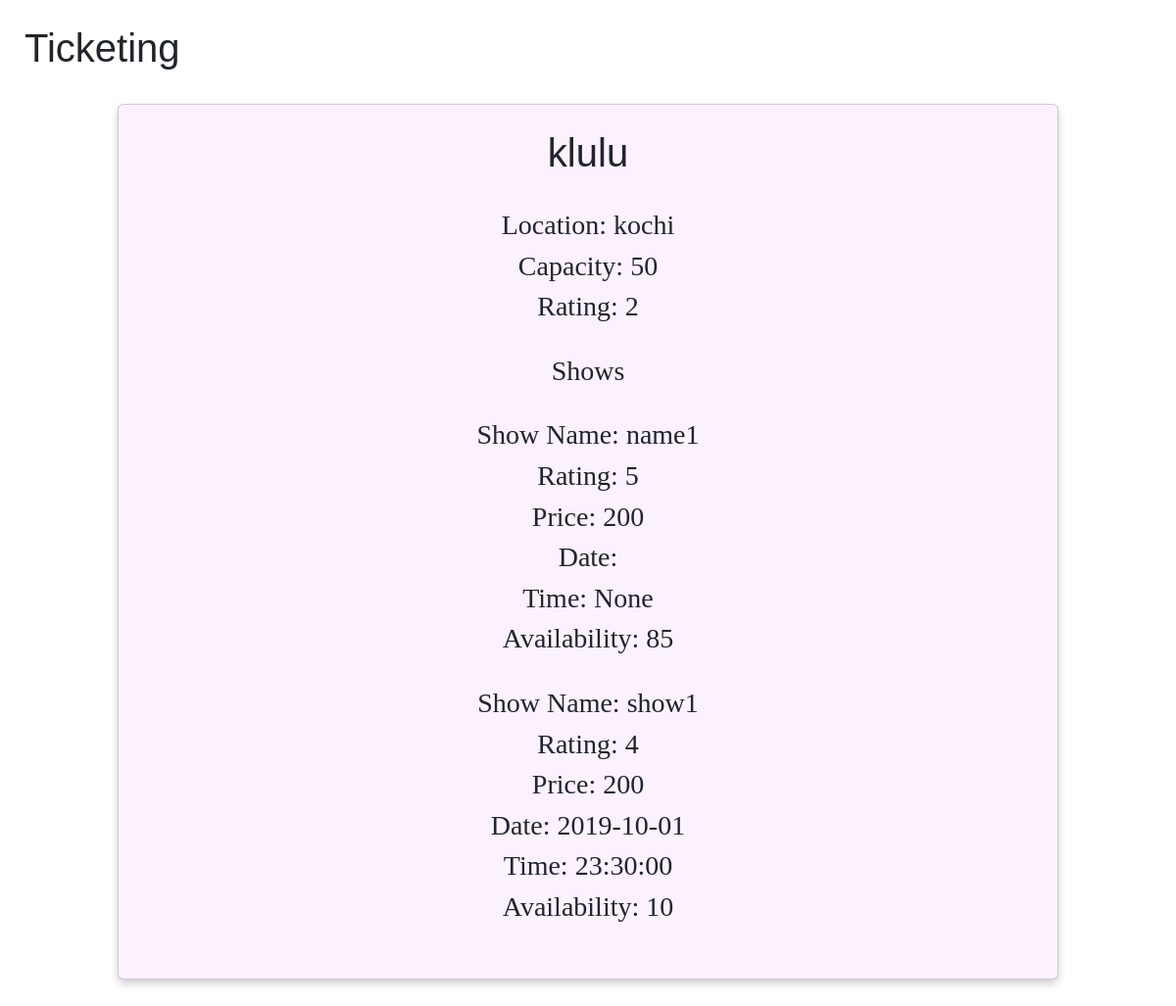
The page /venue/2 on the database its author committed.
### app.py (models this page shows)
class Venue(db.Model):
    _tablename_ = 'venue'
    venue_id = db.Column(db.Integer, primary_key=True, autoincrement=True)
    venue_name = db.Column(db.String, unique=True, nullable=False)
    location = db.Column(db.String)
    capacity = db.Column(db.Integer)
    rating = db.Column(db.Integer)
    ratingno = db.Column(db.Integer)

class Shows(db.Model):
    _tablename_ = 'shows'
    show_id = db.Column(db.Integer, primary_key=True, autoincrement=True)
    show_name = db.Column(db.String, unique=True, nullable=False)
    rating = db.Column(db.Integer)
    price = db.Column(db.Integer, nullable=False)
    date = db.Column(db.String)
    time = db.Column(db.String)
    availability=db.Column(db.Integer)
    venue_id = db.Column(db.Integer, db.ForeignKey('venue.venue_id'))
    ratingno = db.Column(db.Integer)

### app.py (the view)
@app.route('/venue/<venue_id>',methods=['GET'])
def venue(venue_id):
    venue_id=venue_id
    conn = sqlite3.connect("database.sqlite3")
    cur = conn.cursor()
    sql1="""select venue_name, location, capacity,rating from venue where venue_id=? """
    sql="""select shows.show_name, shows.rating, shows.price, shows.date, shows.time, shows.availability from venue left join shows on shows.venue_id=venue.venue_id where venue.venue_id=?"""
    cur.execute(sql1,(venue_id,))
    venue_info= cur.fetchall()
    cur.execute(sql,(venue_id,))
    venue = cur.fetchall()
    cur.close()
    return render_template('venue.html', venue=venue,venue_info=venue_info[0])

### templates/venue.html (shortened to what this page needs)
{% extends "base.html" %}
{% block body %}
<h1>Ticketing</h1>
<div class="card">
    <h1>{{venue_info[0]}}</h1>
    <h3>Location: {{venue_info[1]}}</h3>
    <h3>Capacity: {{venue_info[2]}}</h3>
    <h3>Rating: {{venue_info[3]}}</h3>
    <br>
    <h3>Shows</h3>
    <br>
    {% for show in venue%}
    <div>
        <h3>Show Name: {{show[0]}} </h3>
    </div>
    <div>
        <h3>Rating: {{show[1]}}</h3>
    </div>
    <div>
        <h3>Price: {{show[2]}} </h3>
    </div>
    <div>
        <h3>Date: {{show[3]}} </h3>
    </div>
    <div>
        <h3>Time: {{show[4]}}</h3>
    </div>
    <div>
        <h3>Availability: {{show[5]}} </h3>
    </div>
    <br>
    {% endfor %}
</div>
{% endblock%}

### static/style.css (style rules this page uses)
* { margin: 0px; padding: 0px; font-family: Cambria, Cochin, Georgia, Times, "Times New Roman", serif; box-sizing: border-box; }
body { font-size: 1rem; }
h1 { font-family: "Trebuchet MS", "Lucida Sans Unicode", "Lucida Grande", "Lucida Sans", Arial, sans-serif; padding: 25px; }
.card { box-shadow: 0 4px 8px 0 rgba(0, 0, 0, 0.2); background-color: #fbf1ff; width: 80%; margin: auto; text-align: center; font-family: arial; margin-bottom:5vh; padding: 3vh; padding-top: 0; }

### rows shown on the page
Venue: venue_name "klulu", location "kochi", capacity "50", rating "2"
Shows: show_name "name1", rating "5", price "200", show "None", availability "85"
Shows: show_name "show1", rating "4", price "200", date "2019-10-01", time "23:30:00", availability "10"
